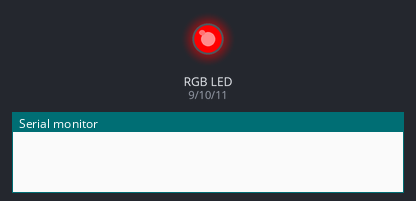
A sketch run on a simulated Arduino Uno, built with avr-gcc and run on an emulated ATmega328P. On the bench: an RGB LED mixed from three pins (HIGH = lit), the last lines printed to the serial monitor.

Above: at 0.1 s.
At 6.7 s:
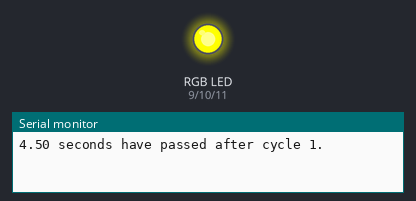
At 10.9 s:
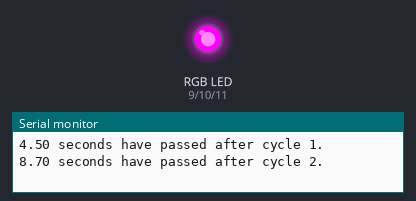
At 14.4 s:
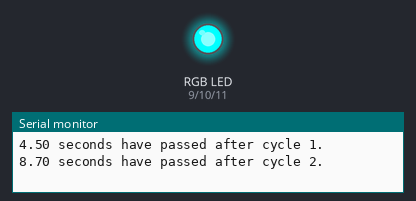
At 29.5 s:
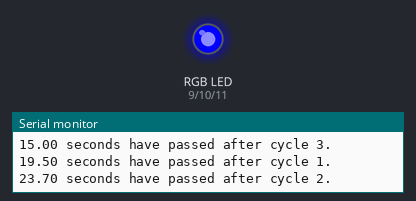
At 35.1 s:
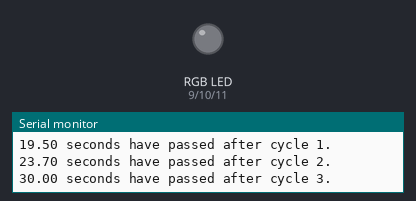
Timing chart, 0 to 36.6 s (numbered marks = the images above):
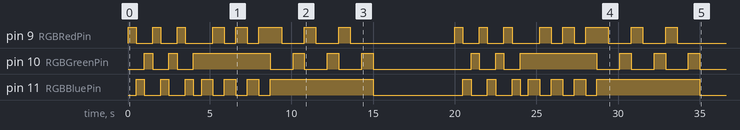

Measured:
- by itself, pin 9 (RGBRedPin): LOW → HIGH at 0.00 s, → LOW 0.50 s later, → HIGH 1.0 s later, → LOW 0.50 s later, … (32 changes in this stretch)
- by itself, pin 10 (RGBGreenPin): LOW → HIGH at 1.0 s, → LOW 0.50 s later, → HIGH 1.0 s later, → LOW 0.50 s later, … (24 changes in this stretch)
- by itself, pin 11 (RGBBluePin): LOW → HIGH at 0.50 s, → LOW 0.50 s later, → HIGH 1.0 s later, → LOW 0.50 s later, … (28 changes in this stretch)

The sketch:

lab_2_level_2.ino
```cpp
//Sebastian Bruce
//Date: September 14 2023
//Description: Level 2 code: Lightshow

int RGBRedPin = 9; //The red RGB LED is connected pin 9 of the Arduino.
int RGBGreenPin = 10; //The green RGB LED is connected pin 10 of the Arduino.
int RGBBluePin = 11; //The blue RGB LED is connected pin 11 of the Arduino.
float totalWait;
int waitTime1 = 500; //Sets the amount of time to wait between color changes.
int waitTime2 = 700;
int waitTime3 = 700;


void setup() { //The Setup function runs once.
  pinMode(RGBRedPin, OUTPUT); //Setup red RGB LED pin as an output pin.
  pinMode(RGBGreenPin, OUTPUT); //Setup green RGB LED pin as an output pin.
  pinMode(RGBBluePin, OUTPUT); //Setup blue RGB LED pin as an output pin.
  //activate serial monitor
  Serial.begin(9600);
}

void loop() {
  //level 2 code
  for(int i = 0; i < 3; i++) { //cycle one
    digitalWrite(RGBRedPin, HIGH);
    delay(waitTime1);
    digitalWrite(RGBRedPin, LOW);
    digitalWrite(RGBBluePin, HIGH);
    delay(waitTime1);
    digitalWrite(RGBBluePin, LOW);
    digitalWrite(RGBGreenPin, HIGH);
    delay(waitTime1);
    digitalWrite(RGBGreenPin, LOW);
    totalWait = totalWait + waitTime1 * 3;
  }
  Serial.print(totalWait / 1000);
  Serial.println(" seconds have passed after cycle 1."); //print the amount of time past
  for(int i = 0; i < 3; i++) { //cycle two
    digitalWrite(RGBBluePin, HIGH);
    digitalWrite(RGBGreenPin, HIGH);
    delay(waitTime2);
    digitalWrite(RGBBluePin, LOW);
    digitalWrite(RGBRedPin, HIGH);
    delay(waitTime2);
    digitalWrite(RGBGreenPin, LOW);
    digitalWrite(RGBRedPin, LOW);
    totalWait = totalWait + waitTime2 * 2;
  }
  Serial.print(totalWait / 1000);
  Serial.println(" seconds have passed after cycle 2."); //print
  for(int i = 0; i < 3; i++) { //cycle three
    digitalWrite(RGBRedPin, HIGH);
    digitalWrite(RGBBluePin, HIGH);
    delay(waitTime3);
    digitalWrite(RGBRedPin, LOW);
    delay(waitTime3);
    digitalWrite(RGBGreenPin, HIGH);
    delay(waitTime3);
    digitalWrite(RGBBluePin, LOW);
    digitalWrite(RGBGreenPin, LOW);
    totalWait = totalWait + waitTime3 * 3;
  }
  Serial.print(totalWait / 1000);
  Serial.println(" seconds have passed after cycle 3.");
  delay(5000);
}
```
